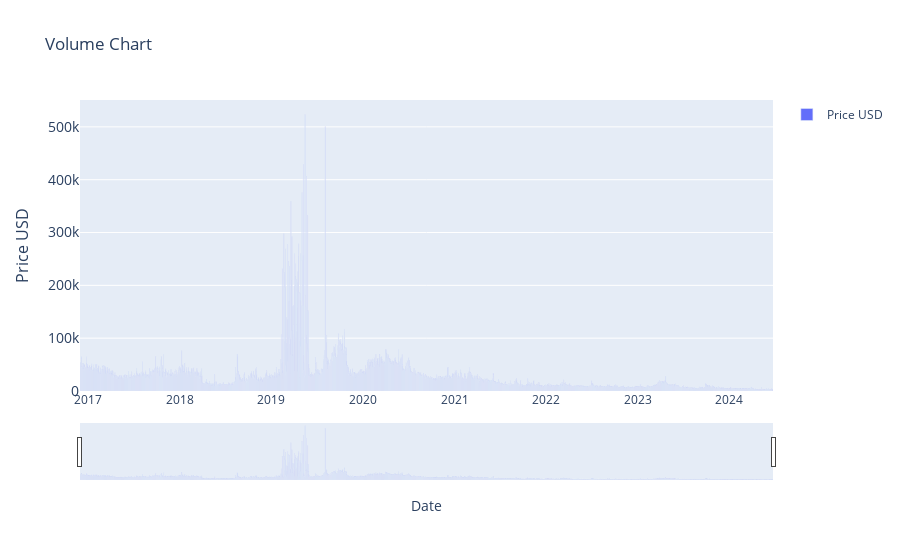

This figure's notebook cell:
### Markdown cell above
### Volume Indicatior (1)

### Code cell
# > Volume Indicatior (1)

import plotly.graph_objects as go
import pandas as pd
from ipywidgets import interact, DatePicker
import numpy as np

# renames current item to df
df = current_item

# Function to update the graph based on the selected date range
def update_graph(start_date, end_date):
    # Filtering the data based on the date range
    mask = (df.index >= pd.to_datetime(start_date)) & (df.index <= pd.to_datetime(end_date))
    filtered_data = df.loc[mask]

    # Creating the plot
    fig = go.Figure()
    fig.add_trace(go.Bar(x=filtered_data.index, y=filtered_data['volume'], name='Price USD'))

    # Formatting
    fig.update_layout(
        title='Volume Chart',
        xaxis_title='Date',
        yaxis_title='Price USD',
        yaxis=dict(
            title='Price USD',
            titlefont_size=16,
            tickfont_size=14,
        ),
        xaxis=dict(  # Added lines for range slider
            rangeslider=dict(
                visible=True
            ),
            type="date"
        ),
        showlegend=True
    )

    fig.show()


# Creating interactive widgets for date selection
start_date_picker = DatePicker(description='Start Date', value=current_item.index[0], disabled=False)
end_date_picker = DatePicker(description='End Date', value=current_item.index[-1], disabled=False)

# Display the interactive widget
interact(update_graph, start_date=start_date_picker, end_date=end_date_picker)

### Figure 1 — Plotly figure (JSON) as saved in the notebook; plotly's stock layout.template omitted (floating-point values rounded to 4 significant figures; data arrays with more than 128 entries replaced by an {"elided": "..."} marker saying what was removed)
{"data": [{"name": "Price USD", "type": "bar", "x": {"elided": "2764 str values"}, "y": {"elided": "2764 int values"}}], "layout": {"showlegend": true, "title": {"text": "Volume Chart"}, "xaxis": {"rangeslider": {"visible": true}, "title": {"text": "Date"}, "type": "date"}, "yaxis": {"tickfont": {"size": 14}, "title": {"font": {"size": 16}, "text": "Price USD"}}}}
